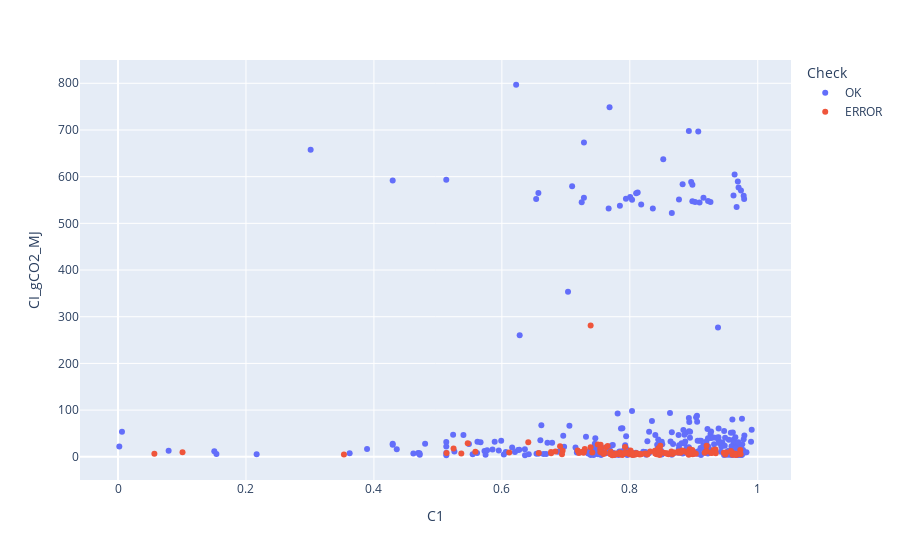

The notebook cell saved with this chart:
### Markdown cell above
## scatter C1 fraction - CI

### Code cell
fig = px.scatter(raw_result, x="C1", y="CI_gCO2_MJ", color = "Check")
fig.show()

### Figure 1 — Plotly figure (JSON) as saved in the notebook; plotly's stock layout.template omitted (floating-point values rounded to 4 significant figures; data arrays with more than 128 entries replaced by an {"elided": "..."} marker saying what was removed)
{"data": [{"hovertemplate": "Check=OK<br>C1=%{x}<br>CI_gCO2_MJ=%{y}<extra></extra>", "legendgroup": "OK", "marker": {"color": "#636efa", "symbol": "circle"}, "mode": "markers", "name": "OK", "orientation": "v", "showlegend": true, "type": "scatter", "x": {"elided": "492 float values"}, "xaxis": "x", "y": {"elided": "492 float values"}, "yaxis": "y"}, {"hovertemplate": "Check=ERROR<br>C1=%{x}<br>CI_gCO2_MJ=%{y}<extra></extra>", "legendgroup": "ERROR", "marker": {"color": "#EF553B", "symbol": "circle"}, "mode": "markers", "name": "ERROR", "orientation": "v", "showlegend": true, "type": "scatter", "x": {"elided": "133 float values"}, "xaxis": "x", "y": {"elided": "133 float values"}, "yaxis": "y"}], "layout": {"legend": {"title": {"text": "Check"}, "tracegroupgap": 0}, "margin": {"t": 60}, "xaxis": {"anchor": "y", "domain": [0, 1], "title": {"text": "C1"}}, "yaxis": {"anchor": "x", "domain": [0, 1], "title": {"text": "CI_gCO2_MJ"}}}}
